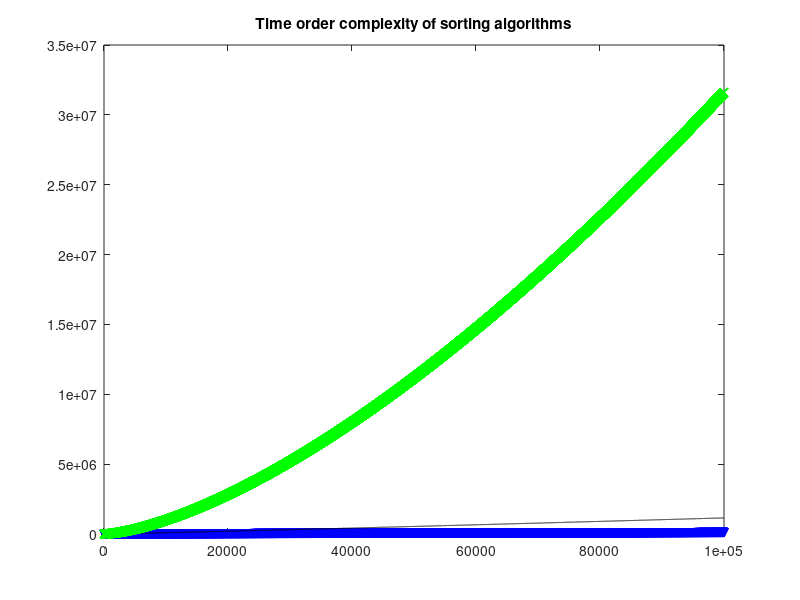

MATLAB code for this plot:
% This is written by Zhiyang Ong to determine the time order
% complexity of the sorting algorithms

x=[1:5:100000]; % 0000];
y1=x;
% subplot(2,2,1),plot(y1,'b-.'), xlabel('n'),ylabel('O()')
y2=x.^2;
% y3=x+x;
% y4=x.*log(x);
y3=x.*log(x);
y4=x.*sqrt(x);
% plot(x,y1,'bv',x,y2,'r--',x,y3,'k-',x,y4,'gx')
plot(x,y1,'bv',x,y3,'k-',x,y4,'gx')
title('Time order complexity of sorting algorithms')